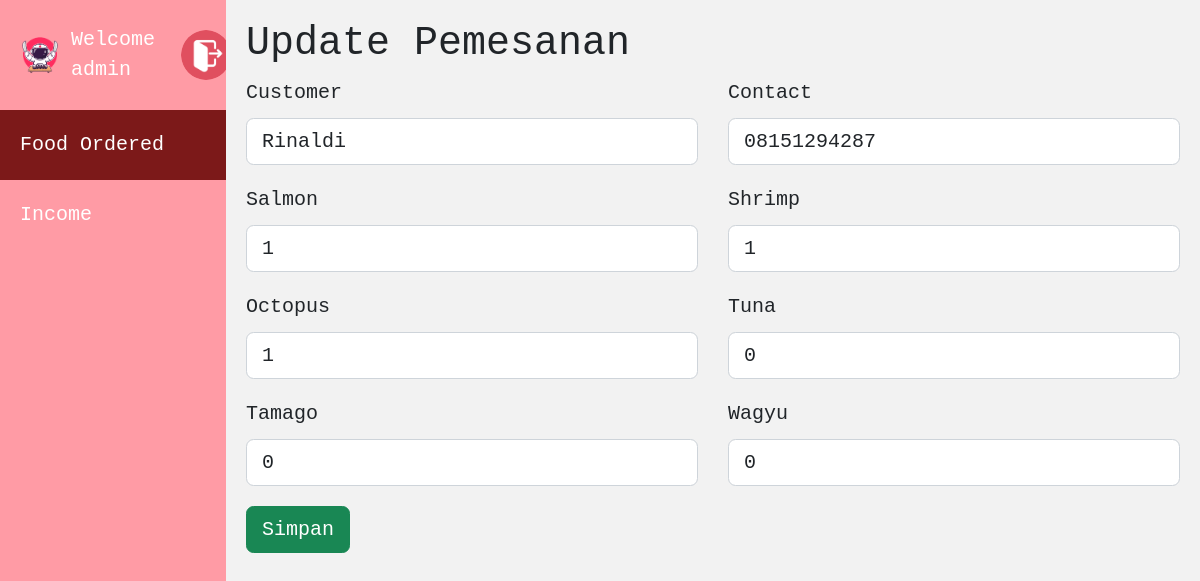
Page /edit.php?order_id=3 (signed in) on the committed database.
### tables this page shows
CREATE TABLE `food` (
  `order_id` int(100) NOT NULL,
  `customer` varchar(100) NOT NULL,
  `contact` varchar(100) NOT NULL,
  `salmon` int(100) NOT NULL,
  `shrimp` int(100) NOT NULL,
  `octopus` int(100) NOT NULL,
  `tuna` int(100) NOT NULL,
  `tamago` int(100) NOT NULL,
  `wagyu` int(100) NOT NULL
);

### edit.php (the view, shortened to what this page needs)
<!DOCTYPE html>
<html lang="en">
    <link href="https://cdn.jsdelivr.net/npm/bootstrap@5.2.3/dist/css/bootstrap.min.css" rel="stylesheet">
    <link rel="stylesheet" href="style/admin.css">
</head>
<body>
<div id="pgside">
      <div id="pguser">
        <img src="assets/adminLogo.png"/>
        <i class="txt">Welcome  <?php echo $_SESSION['name']; ?></i>
        <a href="logout.php">
          <img src="assets/logout.png" alt="">
        </a>
      </div>
      <a href="admin_panel.php" class="current">
        <i class="txt">Food Ordered</i>
      </a>
      <a href="#">
        <i class="txt">Income</i>
      </a>
    </div>
    <main id="pgmain">
      <h2>Update Pemesanan</h2>
        <?php
            include 'connection.php';
            $order_id = $_GET["order_id"];
            $query = mysqli_query($conn, "SELECT * FROM food WHERE order_id = $order_id");
            while($data = mysqli_fetch_array($query)){
            ?>
                <form action="update.php" method="POST">
                    <div class="row">
                        <div class="col-6">
                            <div class="mb-3">
                                <label for="exampleFormControlInput1" class="form-label">Customer</label>
                                <input type="text" name="customer" class="form-control" id="exampleFormControlInput1" value="<?php echo $data['customer'] ?>">
                            </div>
                        </div>
                        <div class="col-6">
                            <div class="mb-3">
                                <label for="exampleFormControlInput1" class="form-label">Contact</label>
                                <input type="text" name="contact" class="form-control" id="exampleFormControlInput1" value="<?php echo $data['contact'] ?>">
                            </div>
                        </div>
                        <div class="col-6">
                            <div class="mb-3">
                                <label for="exampleFormControlInput1" class="form-label">Salmon</label>
                                <input type="text" name="salmon" class="form-control" id="exampleFormControlInput1" value="<?php echo $data['salmon'] ?>">
                            </div>
                        </div>
                        <div class="col-6">
                            <div class="mb-3">
                                <label for="exampleFormControlInput1" class="form-label">Shrimp</label>
                                <input type="text" name="shrimp" class="form-control" id="exampleFormControlInput1" value="<?php echo $data['shrimp'] ?>">
                            </div>
                        </div>
                        <div class="col-6">
                            <div class="mb-3">
                                <label for="exampleFormControlInput1" class="form-label">Octopus</label>
                                <input type="text" name="octopus" class="form-control" id="exampleFormControlInput1" value="<?php echo $data['octopus'] ?>">
                            </div>
                        </div>
                        <div class="col-6">
                            <div class="mb-3">
                                <label for="exampleFormControlInput1" class="form-label">Tuna</label>
                                <input type="text" name="tuna" class="form-control" id="exampleFormControlInput1" value="<?php echo $data['tuna'] ?>">
                            </div>
                        </div>
                        <div class="col-6">
                            <div class="mb-3">
                                <label for="exampleFormControlInput1" class="form-label">Tamago</label>
                                <input type="text" name="tamago" class="form-control" id="exampleFormControlInput1" value="<?php echo $data['tamago'] ?>">
                            </div>
                        </div>
                        <div class="col-6">
                            <div class="mb-3">
                                <label for="exampleFormControlInput1" class="form-label">Wagyu</label>
                                <input type="text" name="wagyu" class="form-control" id="exampleFormControlInput1" value="<?php echo $data['wagyu'] ?>">
                            </div>
                        </div>
                        </div>
                        <button type="submit" class="btn btn-success">Simpan</button>
                </form>
            <?php
            }
        ?>
    </main>
  </body>
  </html>

### style/admin.css (style rules this page uses)
* { margin: 0; padding: 0; font-family: monospace; font-size: x-large; box-sizing: border-box; }
body { display: flex; min-height: 100vh; padding: 0; margin: 0; }
#pgside { width: 15rem; transition: width 0.2s; background: #ff9ba5; }
#pgside #pguser { display: flex; align-items: center; padding: 10px 15px; gap: 0.3rem; }
#pgside #pguser img { width: 50px; border-radius: 50% }
#pgside #pguser a { width: 50px; border-radius: 50%; }
#pgside, #pgside a { color: #fff; }
#pgside a { display: block; padding: 20px; width: 100%; text-decoration: none; cursor: pointer; }
#pgside a.current { background: #7c1919; }
#pgside i.ico, #pgside i.txt { font-style: normal; }
#pgmain { flex-grow: 1; padding: 20px; background: #f2f2f2; }

### rows in the picture
food: customer "Rinaldi", contact "08151294287", salmon "1", shrimp "1", octopus "1", tuna "0", tamago "0", wagyu "0"

### other values in the picture
$_SESSION['name'] "admin"
